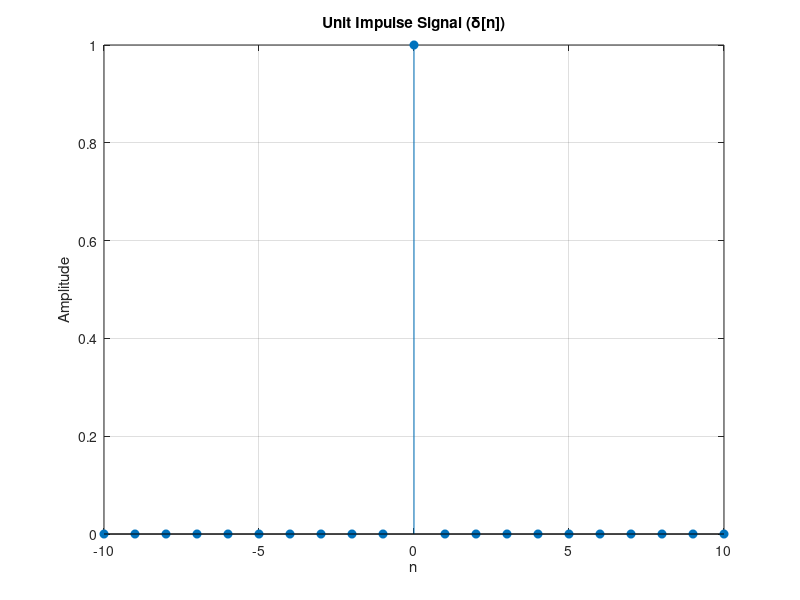

The MATLAB script that drew this image:
% Parameters
n = -10:10;                 % Time vector from -10 to 10
impulse = (n == 0);         % Impulse at n = 0

% Plotting
stem(n, impulse, 'filled');
xlabel('n');
ylabel('Amplitude');
title('Unit Impulse Signal (\delta[n])');
grid on;
